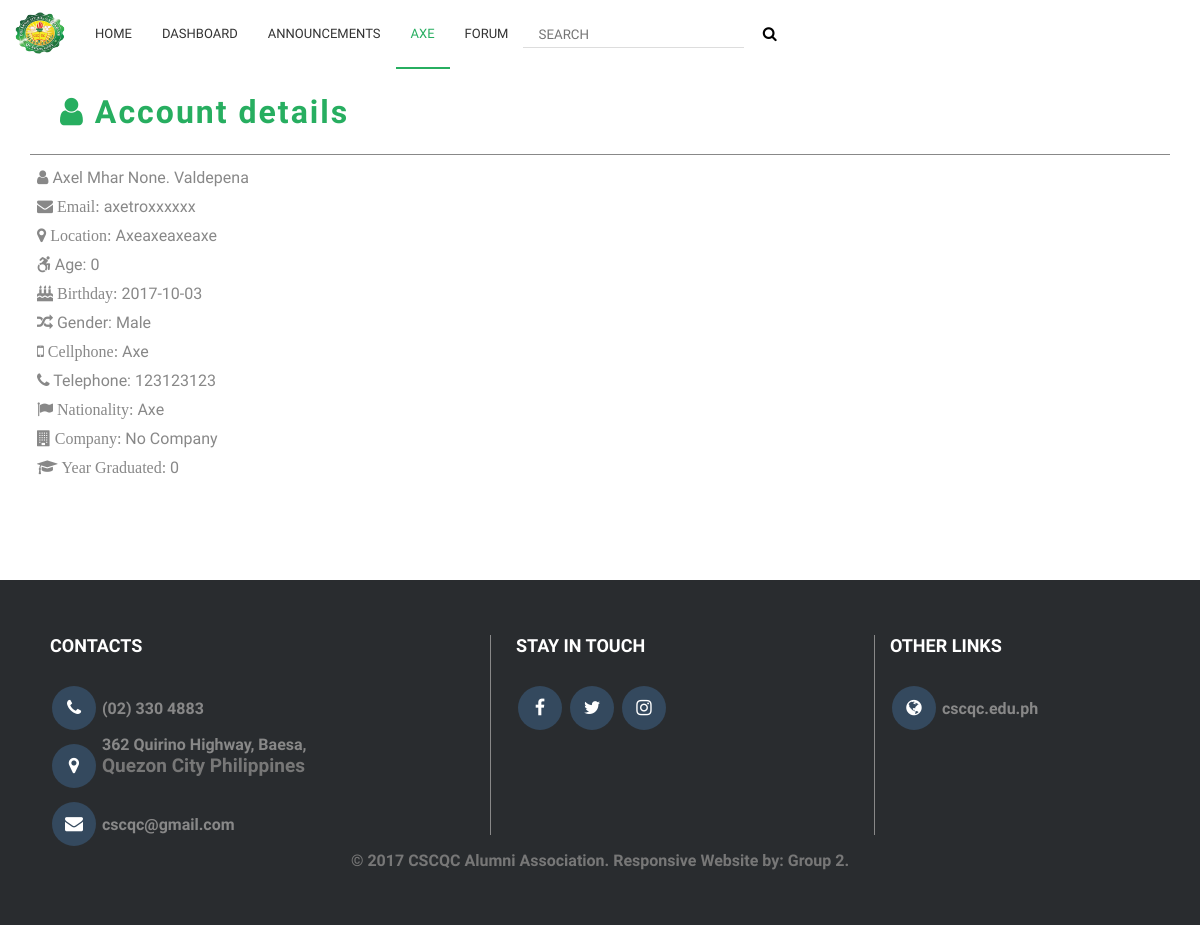
The app's page /users/profile?user=axe (signed in), older data.
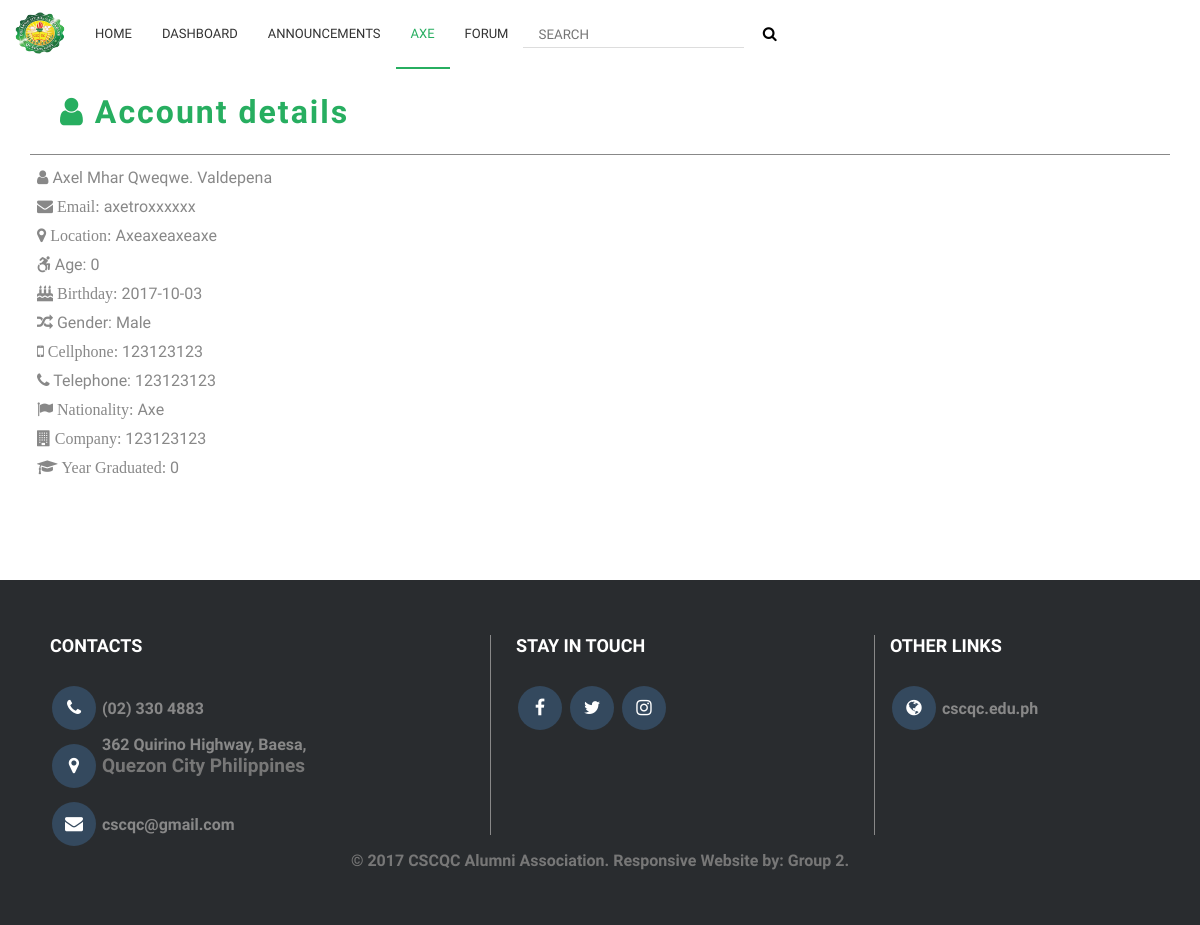
The same page, newer data.
### tables this page shows
CREATE TABLE `users` (
  `id` int(11) NOT NULL,
  `username` varchar(50) NOT NULL,
  `email` varchar(50) NOT NULL,
  `first_name` varchar(50) NOT NULL,
  `middle_name` varchar(50) NOT NULL,
  `last_name` varchar(50) NOT NULL,
  `address` varchar(255) NOT NULL,
  `birthday` date NOT NULL,
  `gender` varchar(11) NOT NULL,
  `cellphone` varchar(50) NOT NULL,
  `telephone` varchar(50) NOT NULL,
  `nationality` varchar(50) NOT NULL,
  `course` varchar(155) NOT NULL,
  `company` varchar(50) NOT NULL,
  `position` varchar(50) NOT NULL,
  `year_graduated` int(50) NOT NULL,
  `password` varchar(100) NOT NULL,
  `salt` varchar(100) NOT NULL,
  `joined` date NOT NULL,
  `groups` int(11) NOT NULL,
  `status` int(11) NOT NULL
);

### classes/Input.php (called while the page is built, shortened)
<?php
class Input{
	public static function get($item){
		if(isset($_POST[$item])){
			return $_POST[$item];
		}elseif(isset($_GET[$item])){
			return $_GET[$item];
		}
		return '';
	}
}

### classes/Config.php (called while the page is built)
<?php
class Config{
	public static function get($path = null){
		if(isset($path)){
			$config = $GLOBALS['config'];
			$path =  explode('/', $path);
			foreach ($path as $bit) {
				if(isset($config[$bit])){
					$config = $config[$bit];
				}
			}
			return $config;
		}
		return false;
	}
}

### classes/DB.php (called while the page is built, shortened)
<?php
class DB{
	private static $_instance = null;
	private $_pdo,
			$_results,
			$_count = 0,
			$_query,
			$_total,
			$_errors = false;
	public function __construct(){
		try{
			$this->_pdo = new PDO('mysql:host='.Config::get('mysql/host').';dbname='.Config::get('mysql/db'),Config::get('mysql/user'),Config::get('mysql/pass'));
		}catch(PDOexception $e){
			die($e->getMessage());
		}
	}
	public static function getInstance(){
		if(!isset(self::$_instance)){
			self::$_instance = new DB();
		}
		return self::$_instance;
	}
	public function query($sql,$params = array()){
		$this->_errors = false;
		if($this->_query = $this->_pdo->prepare($sql)){
			if(count($params) !== 0){
				$x = 1;
				foreach ($params as $param) {
					$this->_query->bindValue($x,$param);
					$x++;
				}
			}
			if($this->_query->execute()){
				$this->_results = $this->_query->fetchAll(PDO::FETCH_OBJ);
				$this->_count = $this->_query->rowCount();
				$this->_total = $this->_pdo->query("SELECT FOUND_ROWS() as total")->fetch()['total'];
			}else{
				$this->_errors = true;
			}
		}
		return $this;
	}
	public function action($action,$table,$where = array()){
		$sql = "";
		$sql .= "{$action} FROM {$table}";
		if(count($where)  == 3){
			$operators = array('=','>=','<=','<','>');
			$field = $where[0];
			$operator = $where[1];
			$values = $where[2];
			if(in_array($operator, $operators)){
				$sql .= " WHERE {$field} {$operator} ?";
				if(!$this->query($sql,[$values])->errors()){
					return $this;
				}
			}
		}else{
			if(!$this->query($sql,[])->errors()){
				return $this;
			}
		}
		return false;
	}
	public function get($table,$where = array()){
		if(count($where)){
			return $this->action('SELECT *',$table,$where);
		}else{
			return $this->action('SELECT *',$table);
		}
	}
	public function errors(){
		return $this->_errors;
	}
	public function count(){
		return $this->_count;
	}
	public function results(){
		return $this->_results;
	}
	public function first(){
		return $this->results()[0];
	}
}

### classes/User.php (called while the page is built, shortened)
<?php
class User {
    private $_db,
            $_data,
            $_sessionName,
            $_cookieName,
            $_results,
            $_loggedIn = false;
    public function __construct($user = null){
        $this->_db = DB::getInstance();
        $this->_sessionName = Config::get('session/session_name');
        if(!$user){
            if(Session::exists($this->_sessionName)){
                $user = Session::get($this->_sessionName);
                if($this->find($user)){
                    $this->_loggedIn = true;
                }else{
                }
            }
        }else{
            $this->find($user);
        }
    }
    public function get($fields = array()){
        $data = $this->_db->get('users',$fields);
        $this->_results = $data->results();
    }
    public function results(){
        return $this->_results;
    }
    public function find($user = null){
        if($user){
            $field = (is_numeric($user)) ? 'id' : 'username';
            $data = $this->_db->get('users', array($field, '=', $user));
            if($data->count()){
                $this->_data = $data->first();
                return true;
            }
        }
        return false;
    }
    public function data(){
        return $this->_data;
    }
    public function isLoggedIn(){
        return $this->_loggedIn;
    }
    public function hasPermission($key){
        $group = $this->_db->get('groups', array('id', '=', $this->data()->groups));
        if($group->count()){
            $permissions = json_decode($group->first()->permission, true);
            if(isset($permissions[$key])){
                if($permissions[$key] == 1){
                    return true;
                }
            }
        }
        return false;
    }
}

### classes/Session.php (called while the page is built, shortened)
<?php
class Session{
	public static function exists($name){
		return (isset($_SESSION[$name])) ? true : false;
	}
	public static function get($name){
		return $_SESSION[$name];
	}
}

### functions/sanitize.php (called while the page is built)
<?php
function escape($string){
	return htmlentities($string,ENT_QUOTES,'UTF-8');
}

### classes/Store.php (called while the page is built, shortened)
<?php
class Store{
	public function setName($name){
		return ucwords(strtolower($name));
	}
}

### users/profile.php (the view, shortened to what this page needs)
<?php
$store = new Store();
$user = new User();
if(!$username = Input::get('user')) :
	Redirect::to('../views/index.php');
elseif ($user->data()->groups != 2):
	Redirect::to('../views/index.php');
else :
	$user->get(array('username','=',$username));
	foreach($user->results() as $data){
	?>
<!DOCTYPE html>
<html>
<head>
	<?php require_once '../functions/header.php'; ?>
</head>
<body>
	<nav class="nav">
		<ul>
			<li><a href="#" style="height:69px">
				<img src="../layouts/images/st-cath.png" class="nav-link img-logo"></a>
			</li>
			<li><a href="../views/index" class="nav-link">Home</a></li>
		<?php if($user->isLoggedin()): ?>
			<?php if($user->hasPermission('admin')) : ?>
			<li><a href="../admin/dashboard" class="nav-link">Dashboard</a></li>
			<?php endif; ?>
		<?php endif; ?>
			<li>
				<a href="#" class="nav-link">Announcements</a>
			</li>
			<?php if($user->isLoggedin()): ?>
			<li>
				<a href="../users/profile?user=<?= escape($user->data()->username); ?>" class="nav-link active"><?= escape($store->setName($user->data()->username)); ?></a>
			</li>
			<?php endif; ?>
			<li><a href="../forums/section" class="nav-link">forum</a></li>
			<li>
				<form action="../posts/search" method="POST">
					<input type="text" name="search" placeholder="SEARCH" class="search">
					<button type="submit" class="search-btn" name="submit"><i class="fa fa-search"></i></button>
				</form>
			</li>
		</ul>
	</nav>
	<div style="min-height:500px;padding-top:70px">
		<div class="details-header">
			<h1><i class="fa fa-user"></i> Account details</h1>
		</div>
		<div class="details-container">
			<p> <i class="fa fa-user"></i> <?= escape($store->setName($data->first_name));?> <?= escape($store->setName($data->middle_name));?>. <?= escape($store->setName($data->last_name));?> </p>
			<p> <i class="fa fa-envelope"> Email: </i> <?= escape($data->email); ?></p>
			<p> <i class="fa fa-map-marker"> Location: </i> <?= escape($store->setName($data->address));?></p>
			<p> <i class="fa fa-wheelchair-alt"></i> Age: <?= date_diff(date_create($data->birthday),date_create('today'))->y ?></p>
			<p> <i class="fa fa-birthday-cake"> Birthday: </i> <?= $data->birthday; ?></p>
			<p> <i class="fa fa-random"></i> Gender: <?= escape($store->setName($data->gender)); ?></p>
			<p> <i class="fa fa-mobile"> Cellphone: </i> <?= escape($store->setName($data->cellphone));?></p>
			<p> <i class="fa fa-phone"></i> Telephone: <?= escape($store->setName($data->telephone)); ?></p>
			<p> <i class="fa fa-flag"> Nationality: </i> <?= escape($store->setName($data->nationality));?></p>
			<p> <i class="fa fa-building"> Company: </i> <?= escape($store->setName($data->company)); ?> </p>
			<p> <i class="fa fa-graduation-cap"> Year Graduated: </i> <?= escape($store->setName($data->year_graduated)); ?> </p>
		</div>
	</div>
</body>
<?php require_once '../functions/footer.php';  ?>
</html>
	<?php }
	endif;
	?>

### functions/header.php (shortened to what this page needs)
<link rel="stylesheet" type="text/css" href="../layouts/css/layout.css">
<link rel="stylesheet" type="text/css" href="../layouts/css/font-awesome.css">
<link rel="stylesheet" type="text/css" href="../layouts/css/font-awesome.min.css">

### functions/footer.php (shortened to what this page needs)
<footer>
	<div class="footer-content left">
		<h1>contacts</h1>
		<div>
			<i class="fa fa-phone"></i>
			<p> (02) 330 4883</p>
		</div>
		<div>
			<i class="fa fa-map-marker"></i>
			<p>	362 Quirino Highway, Baesa, <span>Quezon City Philippines</span></p>
		</div>
		<div>
			<i class="fa fa-envelope"></i>
			<p>cscqc@gmail.com</p>
		</div>
	</div>
	<div class="footer-content center">
		<h1>stay in touch</h1>
		<a href="#" class="fa fa-facebook"></a>
		<a href="#" class="fa fa-twitter"></a>
		<a href="#" class="fa fa-instagram"></a>
	</div>
	<div class="footer-content right">
		<h1>other links</h1>
		<i class="fa fa-globe"></i>
		<a href="#">cscqc.edu.ph</a>
	</div>
	<div class="copyrights">
		<p>© 2017 CSCQC Alumni Association. Responsive Website by: Group 2.</p>
	</div>
</footer>

### layouts/css/layout.css (style rules this page uses)
* { margin:0; padding:0; box-sizing:border-box; font-family:Raleway; }
html,body { height:100%; }
.nav ul li .active { color:#27ae60; text-decoration:none; border-bottom:2px solid #27ae60; }
.search { margin-top:15px; padding:5px 15px; border:none; border-bottom:1px solid #ddd; outline:none; }
.search-btn { padding:25px 15px; cursor:pointer; border:none; background-color:transparent; font-size:15px; }
.img-logo { width:80px;height:95px; border-radius:50%; position:relative; left:0; top:-15px; }
.nav { background-color:#fff; text-transform:uppercase; width:100%; position:fixed; z-index:3; font-size:13px; }
.nav ul { background-color:#fff; list-style-type:none; }
li .nav-link { padding:26px 15px; }
.nav ul li a { background-color:#fff; display:block; color:#333; text-decoration:none; border-bottom:2px solid transparent; }
.nav ul li { float:left; position:relative; }
footer { background-color: #292c2f; box-shadow: 0 1px 1px 0 rgba(0, 0, 0, 0.12); box-sizing: border-box; width: 100%; font: bold 16px sans-serif; padding: 55px 50px; margin-top: 80px; }
footer .footer-content { color:#888; }
.left { width:40%; }
.center { width:35% }
.left,.center,.right { float:left; vertical-align:top; }
.center a,.left i,.right i { transition:.5s; height:44px; width:44px; padding:13px; font-size:18px; text-decoration:none; text-align:center; color:#fff; margin:5px 2px; border-radius:100%; cursor:pointer; background-color:#34495e; }
.right a { text-decoration:none; color:#888; }
.right { vertical-align:middle; padding-left:15px; }
.center { padding-left:25px; border-left:1px solid #888; border-right:1px solid #888; height:200px; }
.center h1,.left h1,.right h1 { font-size:18px; color:#fff; margin-bottom:25px; text-transform:uppercase; }
.left span { font-weight:bold; display:block; margin-bottom:20px; font-size:19px; color:#777; }
.left p { display:inline-block; }
.copyrights p { text-align:center; color:#777; }
.details-header { padding:15px; width:95%; margin:0 auto; border-bottom:1px solid #888; }
.details-header h1 { color:#27ae60; padding:8px 15px; letter-spacing:2px; }
.details-container { padding:8px 32px; }
.details-container p { padding:5px; color:#888; }

Row changes from the older to the newer data that the page shows:
changed users "Axel Mhar": middle_name "None" → "Qweqwe"; cellphone "Axe" → "123123123"; company "No Company" → "123123123"
